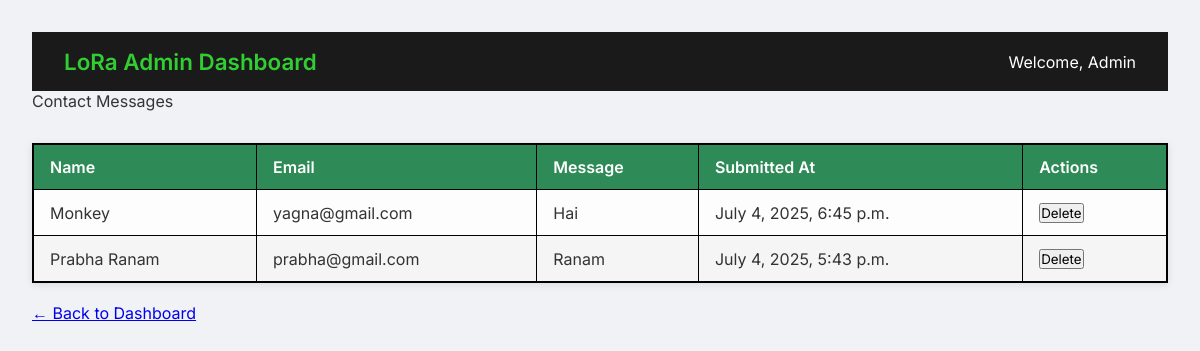
/dashboard/messages/, run on the app's committed database.
### app/models.py (models this page shows, shortened)
class ContactMessage(models.Model):
    name = models.CharField(max_length=100)
    email = models.EmailField()
    message = models.TextField()
    submitted_at = models.DateTimeField(auto_now_add=True)

### app/views.py (the view)
# urls.py: path('dashboard/messages/', views.view_messages, name='view_messages'),
def view_messages(request):
    messages = ContactMessage.objects.all().order_by('-submitted_at')
    return render(request, 'admin_messages.html', {'messages': messages})

### templates/admin_messages.html (shortened to what this page needs)
{% load static %}
<!DOCTYPE html>
<html>
<head>
    <link rel="stylesheet" href="{% static 'css/admin_messages.css' %}">
</head>
<body>
  <header class="admin-header">
    <div class="logo">LoRa Admin Dashboard</div>
    <div class="welcome">Welcome, Admin</div>
  </header
    <h1>Contact Messages</h1>
    <table border="1" cellpadding="10" cellspacing="0">
        <thead>
            <tr>
                <th>Name</th>
                <th>Email</th>
                <th>Message</th>
                <th>Submitted At</th>
                <th>Actions</th>
            </tr>
        </thead>
        <tbody>
            {% for msg in messages %}
            <tr>
                <td>{{ msg.name }}</td>
                <td>{{ msg.email }}</td>
                <td>{{ msg.message }}</td>
                <td>{{ msg.submitted_at }}</td>
                <td>
                    <form action="{% url 'delete_message' msg.id %}" method="post" style="display:inline;">
                        <button type="submit" onclick="return confirm('Are you sure you want to delete this message?');">Delete</button>
                    </form>
                </td>
            </tr>
            {% empty %}
            <tr>
                <td colspan="5">No messages found.</td>
            </tr>
            {% endfor %}
        </tbody>
    </table>
    <br>
    <a href="{% url 'admin_dashboard' %}">← Back to Dashboard</a>
</body>
</html>

### static/css/admin_messages.css (style rules this page uses)
:root { --bg: #f0f2f5; --text: #333; --card-bg: #fff; --card-hover: #32cd32; --primary: #2e8b57; --black: #000; --header-bg: #1a1a1a; --footer-text: #94a3b8; --btn-gradient: linear-gradient(135deg, #2e8b57, #000000); }
* { margin: 0; padding: 0; box-sizing: border-box; font-family: 'Inter', sans-serif; }
body { background-color: var(--bg); color: var(--text); font-family: 'Inter', sans-serif; padding: 2rem; }
header { background-color: var(--header-bg); padding: 1rem 2rem; color: white; display: flex; justify-content: space-between; align-items: center; }
.logo { font-size: 1.4rem; font-weight: 600; color: var(--card-hover); }
table { width: 100%; border-collapse: collapse; margin-top: 2rem; background-color: var(--card-bg); border: 2px solid black; box-shadow: 0 2px 8px rgba(0, 0, 0, 0.1); }
th, td { border: 1px solid black; padding: 0.75rem 1rem; text-align: left; }
th { background: var(--primary); color: white; font-weight: 600; }
td { background-color: #fdfdfd; color: var(--text); }
tr:nth-child(even) td { background-color: #f5f5f5; }

### data on the page
ContactMessage: name "Monkey", email "yagna@gmail.com", message "Hai", submitted_at "July 4, 2025, 6:45 p.m."
ContactMessage: name "Prabha Ranam", email "prabha@gmail.com", message "Ranam", submitted_at "July 4, 2025, 5:43 p.m."
